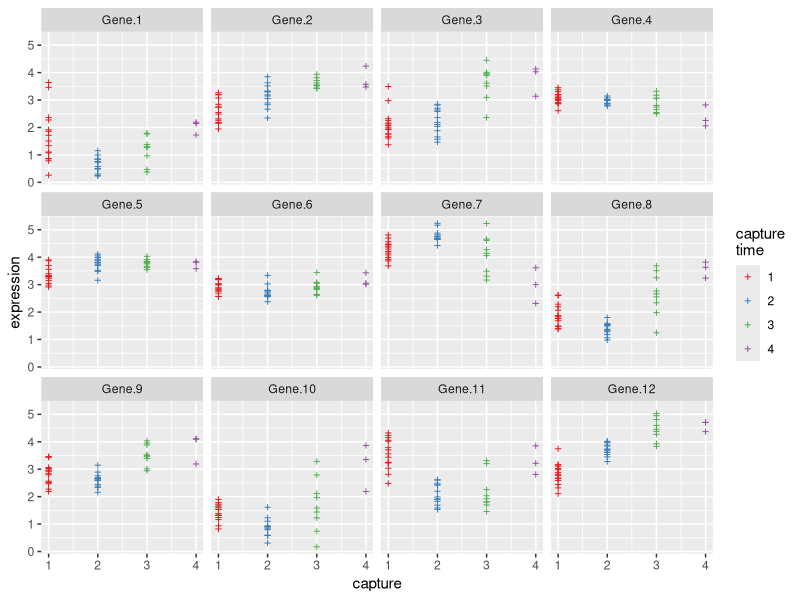
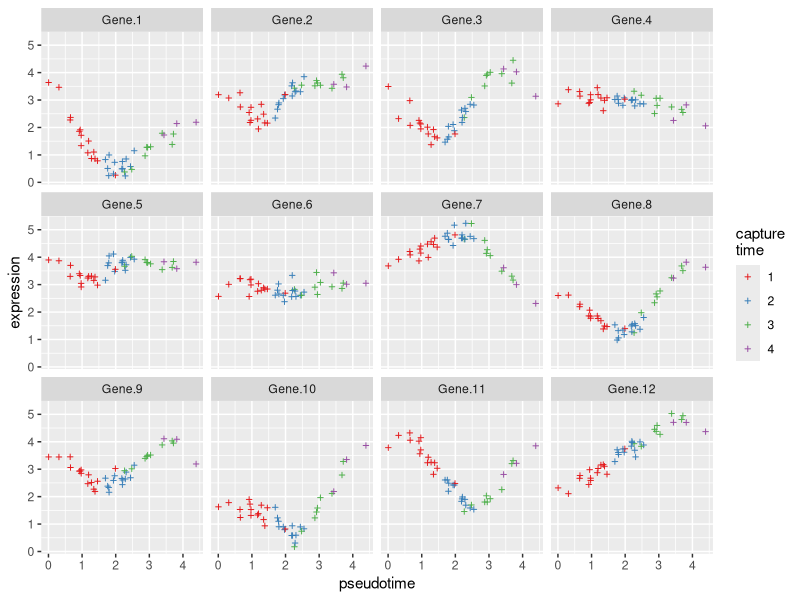
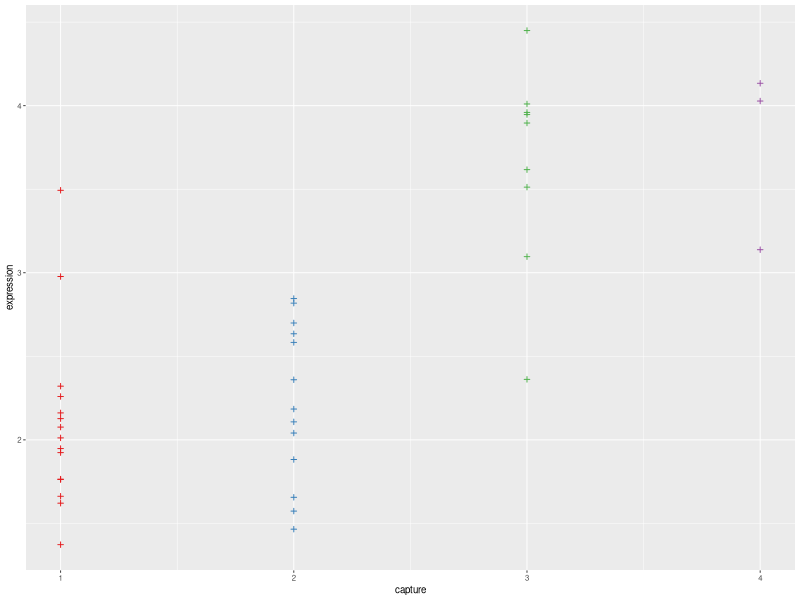
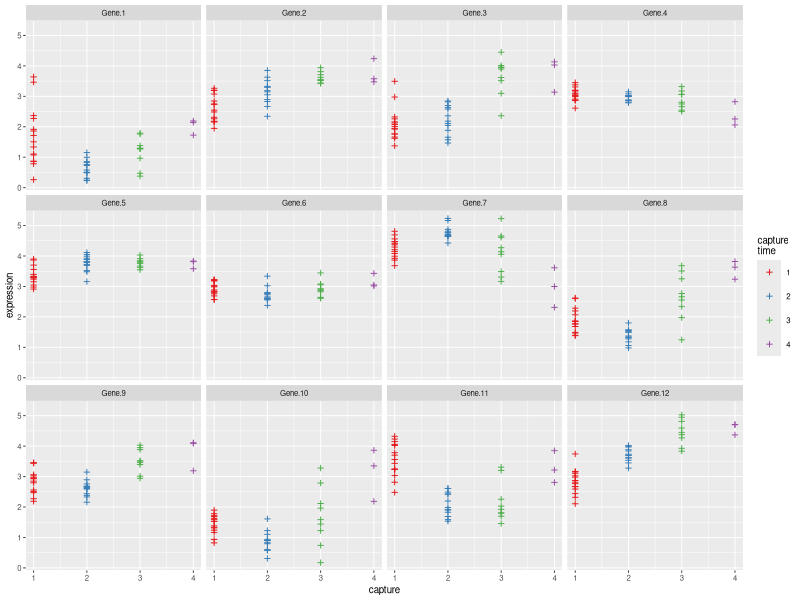
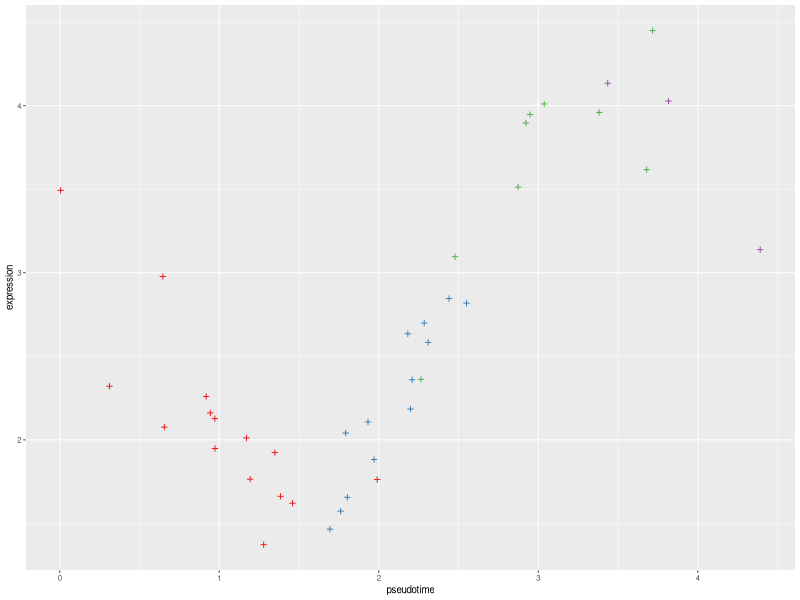
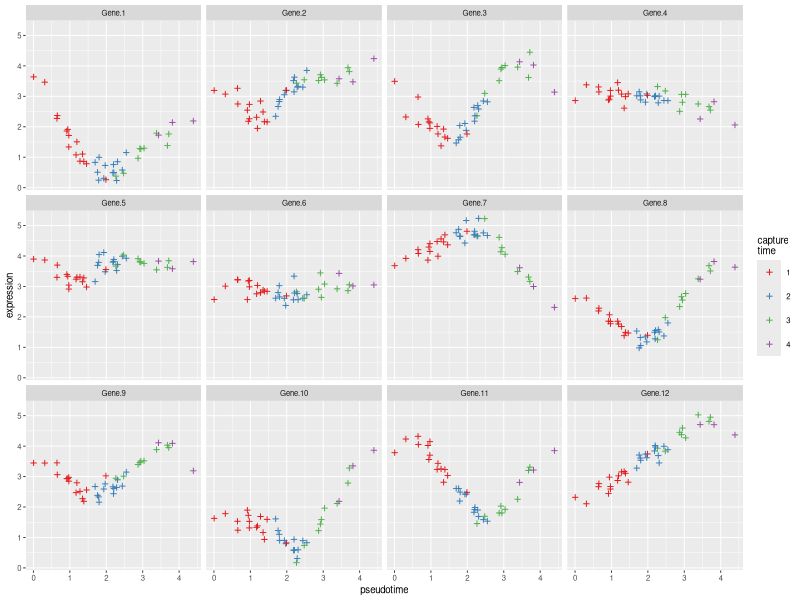

Reproduce these figures in R, in order.
## ---- chunk 1
# library(devtools)
# load_all("/home/john/Dev/DeLorean")
# suppressMessages(loadfonts())
# library(devtools)
# load_all("/home/john/Dev/DeLorean")
# library(DeLorean)
# library(matrixcalc)
library(MASS)
library(ggplot2)
library(dplyr)
library(reshape2)
library(stringr)
# library(grDevices)

## ---- chunk 2
pts.in.inch <- 72
golden.ratio <- (1 + sqrt(5)) / 2
page.width <- 5
page.height <- page.width / golden.ratio
theme.present <- theme_grey(base_size=7)
mrc.colors <- c(
    rgb(138, 121, 103, maxColorValue=255),
    rgb(217, 165, 41 , maxColorValue=255),
    rgb(153, 152, 40 , maxColorValue=255),
    rgb(117, 139, 121, maxColorValue=255),
    rgb(33 , 103, 126, maxColorValue=255),
    rgb(208, 114, 50 , maxColorValue=255),
    rgb(106, 59 , 119, maxColorValue=255),
    rgb(130, 47 , 90 , maxColorValue=255)
)
scale.color.mrc <- scale_color_manual(values = mrc.colors)
scale.fill.mrc <- scale_fill_manual(values = mrc.colors)

## ---- chunk 3
set.seed(1)
tmin <- 1
tmax <- 4
twidth <- tmax - tmin
tlims <- c(tmin, tmax)
#
# Set up cells
#
capture.times <- seq(tmin, tmax, length=twidth+1)
num.cells <- 40
sigma.tau <- .5
cells <- data.frame(
    cell = 1:num.cells,
    capture = sample(capture.times, num.cells, replace=TRUE)
) %>% mutate(pseudotime=rnorm(num.cells, mean=capture, sd=sigma.tau))
#
# Set up genes
#
num.genes <- 12
gene.levels <- str_c('Gene.', 1:num.genes)
genes <- data.frame(
    gene=factor(gene.levels, levels=gene.levels, ordered=TRUE)
)
#
# Set up covariance function
#
length.scale <- twidth / 3
cov.fn <- function(r) exp(-.5*r**2)
calc.cov <- function(input.A, input.B=input.A) {
    # Calculate distances between inputs
    r <- outer(input.A, input.B, FUN="-")
    # Apply covariance function to distances scaled by length.scale
    cov.fn(r/length.scale)
}
noise <- .2
K00 <- calc.cov(cells$pseudotime) + noise**2 * diag(num.cells)
#
# Sample genes
#
expr.mat <- mvrnorm(num.genes, rep(3, num.cells), K00)
class(expr.mat)
dimnames(expr.mat) <- list(gene=genes$gene, cell=cells$cell)
expr <- (
    melt(expr.mat, value.name="expression")
    %>% mutate(gene=factor(gene, levels=gene.levels, ordered=TRUE))
    %>% left_join(genes)
    %>% left_join(cells)
)

## ---- chunk 4
scale.color.expr <- scale_color_brewer(name="capture\ntime", palette="Set1")
gp.capture.single <- (
    ggplot(
        expr %>% filter("Gene.3" == gene),
        aes(x=capture, y=expression, color=factor(capture))
    )
    + geom_point(shape=3, size=1)
    + scale.color.expr
)
ggsave('Figures/capture-single.pdf',
       gp.capture.single + theme.present + theme(legend.position="none"),
       width=page.width/2, height=page.height/2)
gp.capture <- (
    ggplot(
        expr,
        aes(x=capture, y=expression, color=factor(capture))
    )
    + geom_point(shape=3, size=1)
    + scale.color.expr
    + facet_wrap(~ gene)
)
ggsave('Figures/capture-multi.pdf', gp.capture + theme.present,
       width=page.width, height=page.height)
print(gp.capture)
gp.pseudo.single <- (
    ggplot(
        expr %>% filter("Gene.3" == gene),
        aes(x=pseudotime, y=expression, color=factor(capture))
    )
    + geom_point(shape=3, size=1)
    + scale.color.expr
)
ggsave('Figures/pseudo-single.pdf',
       gp.pseudo.single + theme.present + theme(legend.position="none"),
       width=page.width/2, height=page.height/2)
gp.pseudo <- (
    ggplot(
        expr,
        aes(x=pseudotime, y=expression, color=factor(capture))
    )
    # + geom_point(aes(x=capture))
    + geom_point(shape=3, size=1)
    + scale.color.expr
    + facet_wrap(~ gene)
)
ggsave('Figures/pseudo-multi.pdf', gp.pseudo + theme.present,
       width=page.width, height=page.height)
print(gp.pseudo)

